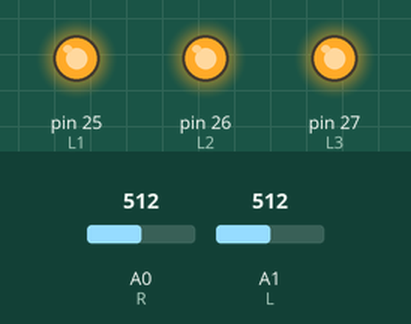
The sketch below on a simulated Arduino Mega 2560, built with avr-gcc and run on an emulated ATmega2560. Shown: output pins drawn as LEDs (lit = HIGH). The test bench sets the inputs (shaded band); at power-on: A1 (L) = 512, A0 (R) = 512. Pins used as bus, display or sensor lines are not drawn.

Above: at 1.2 s.
1.3 s: A1 (L) set to 55
2.8 s: A1 (L) set to 46
At 3.2 s:
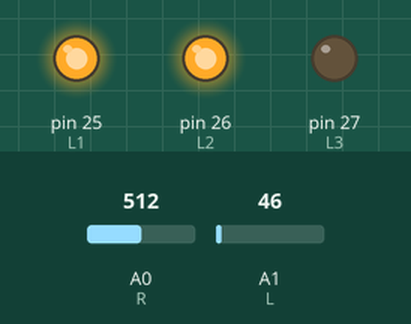
4.3 s: A1 (L) set to 30
At 5.5 s:
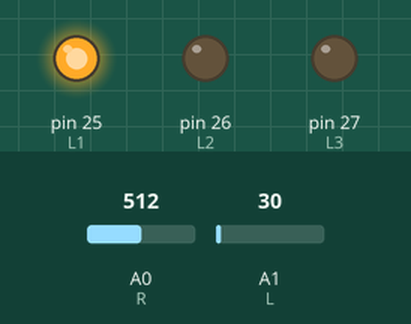
5.8 s: A1 (L) set to 22
7.3 s: A1 (L) set to 19
At 7.9 s:
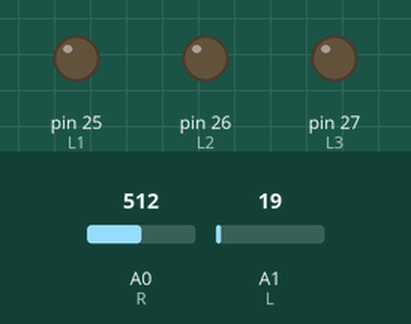
8.8 s: A1 (L) set to 37
At 10.2 s:
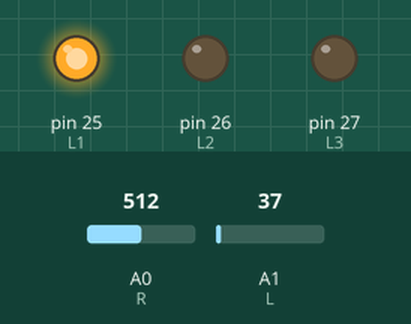
Timing chart, 0 to 11.3 s (numbered marks = the images above; inputs shaded):
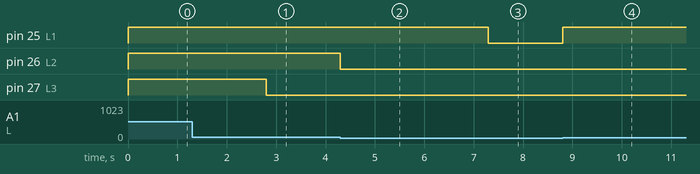

Measured:
- the behaviour switches between 51 and 50 on A1 (L) (found by bisection; images 0 and 1)
- the behaviour switches between 21 and 20 on A1 (L) (found by bisection; images 2 and 3)
- after the input at 1.3 s, every drawn part: stays the same
- after the input at 2.8 s, pin 27 (L3): HIGH → LOW at once
- after the input at 4.3 s, pin 26 (L2): HIGH → LOW at once
- after the input at 5.8 s, every drawn part: stays the same
- after the input at 7.3 s, pin 25 (L1): HIGH → LOW at once
- after the input at 8.8 s, pin 25 (L1): LOW → HIGH at once

The sketch:

led_audio_stereo.ino
```cpp
//Canales a Leer
#define R  0
#define L  1

//PINS Izquierdos
#define L1 25
#define L2 26
#define L3 27

//PINs Derechos
#define R1 22
#define R2 23
#define R3 24

//Umbrales para cada PIN
#define UMBRAL1 20
#define UMBRAL2 40
#define UMBRAL3 50

//Variables donde guardamos
//El valor de R y L
int r;
int l;

void setup() {

  //Ponemos todos pins del 0 a 6
  //en modo OUTPUT
  for (int i = 22; i <= 27; i++)
   pinMode(i, OUTPUT);

}

void loop() {

  //Leemos los canales
 r = analogRead(R);
 l = analogRead(L);

 //Encemos los leds que correspondan

 if (r > UMBRAL1)
  digitalWrite(R1, HIGH);
 else
  digitalWrite(R1, LOW);

 if (r > UMBRAL2)
  digitalWrite(R2, HIGH);
 else
  digitalWrite(R2, LOW);

 if (r > UMBRAL3)
  digitalWrite(R3, HIGH);
 else
  digitalWrite(R3, LOW);

 if (l > UMBRAL1)
   digitalWrite(L1, HIGH);
 else
   digitalWrite(L1, LOW);

 if (l > UMBRAL2)
   digitalWrite(L2, HIGH);
 else
    digitalWrite(L2, LOW);

 if (l > UMBRAL3)
   digitalWrite(L3, HIGH);
 else
    digitalWrite(L3, LOW);

}
```
